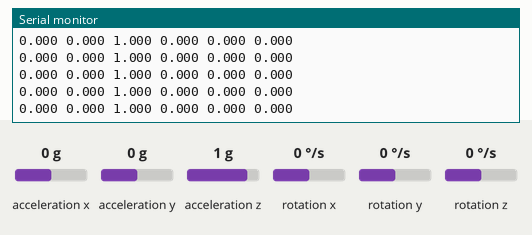
Simulated run of this sketch. Board: ESP32. On the bench: the last lines printed to the serial monitor. Wiring (from diagram.json): MPU-6050 motion sensor at I2C address 0x68. The inputs (shaded band) are chosen by the test bench; at power-on: acceleration x 0 g, acceleration y 0 g, acceleration z 1 g, rotation x 0 °/s, rotation y 0 °/s, rotation z 0 °/s.

Above: at 1.4 s.
1.5 s: acceleration x set to -1.4 g
At 1.53 s:
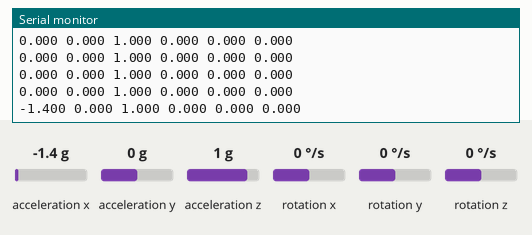
3.0 s: acceleration y set to -1.4 g
At 3.06 s:
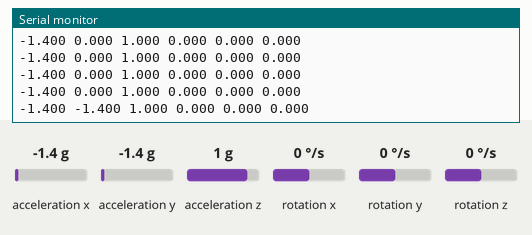
4.5 s: acceleration z set to -1.4 g
At 4.59 s:
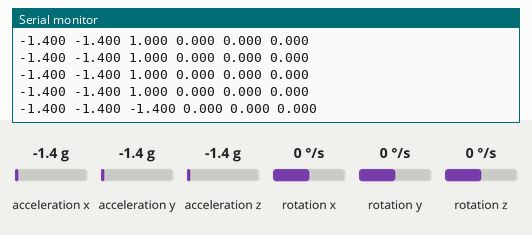
6.0 s: rotation x set to -192 °/s
At 6.01 s:
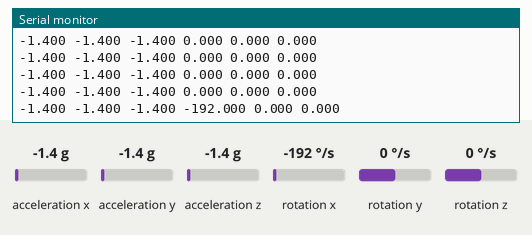
7.5 s: rotation y set to -192 °/s
At 7.54 s:
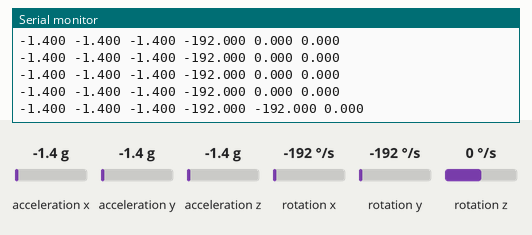

Measured:
- after the input at 1.5 s, the serial monitor: prints a new line at once (image 1)
- after the input at 3.0 s, the serial monitor: prints a new line after 0.05 s (image 2)
- after the input at 4.5 s, the serial monitor: prints a new line after 0.08 s (image 3)
- after the input at 6.0 s, the serial monitor: prints a new line at once (image 4)
- after the input at 7.5 s, the serial monitor: prints a new line at once (image 5)

The sketch:

sketch.ino
```cpp
#include <Wire.h>

#define MPU_ADDR 0x68
#define SDA_PIN 21
#define SCL_PIN 22

// Registros
#define PWR_MGMT_1 0x6B
#define ACCEL_XOUT_H 0x3B

int16_t ax, ay, az, gx, gy, gz;

void writeReg(uint8_t reg, uint8_t val) {
  Wire.beginTransmission(MPU_ADDR);
  Wire.write(reg);
  Wire.write(val);
  Wire.endTransmission(true);
}

void readBytes(uint8_t reg, uint8_t count, uint8_t* data) {
  Wire.beginTransmission(MPU_ADDR);
  Wire.write(reg);
  Wire.endTransmission(false);
  Wire.requestFrom(MPU_ADDR, count, true);
  for (uint8_t i = 0; i < count; i++) data[i] = Wire.read();
}

void setup() {
  Serial.begin(115200);
  delay(200);

  Wire.begin(SDA_PIN, SCL_PIN);

  // “Despertar” el MPU6050
  writeReg(PWR_MGMT_1, 0x00);

  Serial.println("MPU6050 listo (sin librerias).");
  Serial.println("ax_g ay_g az_g gx_dps gy_dps gz_dps");
}

void loop() {
  uint8_t data[14];
  readBytes(ACCEL_XOUT_H, 14, data);

  ax = (data[0] << 8) | data[1];
  ay = (data[2] << 8) | data[3];
  az = (data[4] << 8) | data[5];
  // data[6], data[7] son temperatura (si la quieres luego)
  gx = (data[8] << 8) | data[9];
  gy = (data[10] << 8) | data[11];
  gz = (data[12] << 8) | data[13];

  // Escalas por defecto:
  // Accel ±2g -> 16384 LSB/g
  // Gyro ±250 dps -> 131 LSB/(deg/s)
  float ax_g = ax / 16384.0;
  float ay_g = ay / 16384.0;
  float az_g = az / 16384.0;

  float gx_dps = gx / 131.0;
  float gy_dps = gy / 131.0;
  float gz_dps = gz / 131.0;

  // Solo números, friendly para Serial Plotter
  Serial.print(ax_g, 3); Serial.print(" ");
  Serial.print(ay_g, 3); Serial.print(" ");
  Serial.print(az_g, 3); Serial.print(" ");
  Serial.print(gx_dps, 3); Serial.print(" ");
  Serial.print(gy_dps, 3); Serial.print(" ");
  Serial.println(gz_dps, 3);

  delay(100);
}
```
